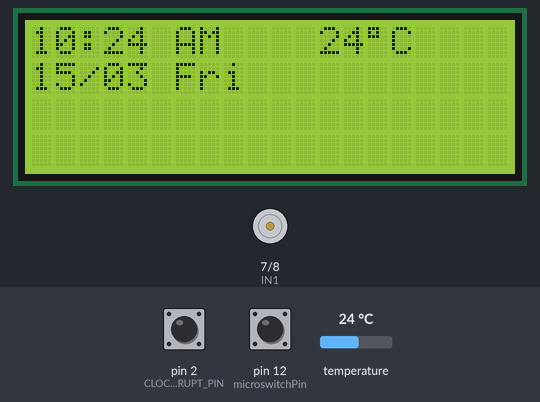
Bench run of a program on a simulated Arduino Nano, built with avr-gcc and run on an emulated ATmega328P. On the bench: 20×4 character LCD, motor-driver pin pairs drawn as motors (green arrow = first pin HIGH = forward, orange = second pin HIGH = backward, longer = more drive, scaled by the enable pin). Inputs (shaded band) come from the test bench; at power-on: pin 2 (CLOCK_INTERRUPT_PIN) HIGH, pin 12 (microswitchPin) HIGH, temperature 24 °C. The local clock reads 2024-03-15 10:24:30 at power-on unless the program sets it; the sensor or clock chip raises its interrupt line as the real part does; what the program prints to the serial monitor is not drawn.

Above: at 1.3 s.
1.4 s: pin 2 (CLOCK_INTERRUPT_PIN) pulled LOW for 2.35 s
At 30.7 s:
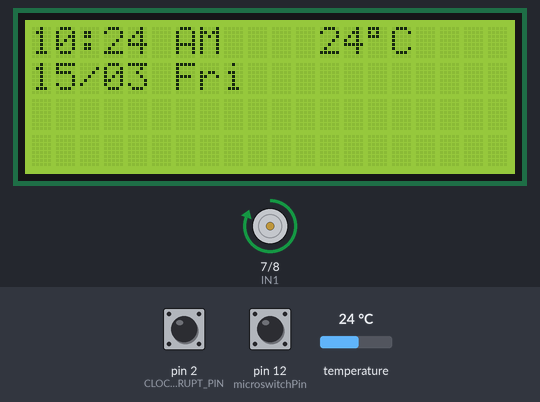
Timing chart, 0 to 31.7 s (numbered marks = the images above; inputs shaded):
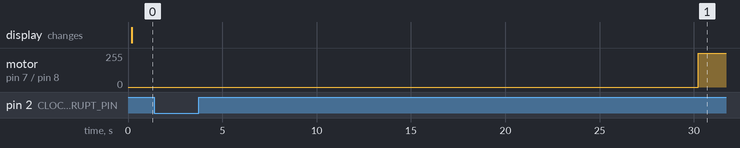

The program:

main.cpp
```cpp
#include <Arduino.h>

#include <RTClib.h>
#include <Wire.h>
#include <LiquidCrystal_I2C.h>

// function definitions (so the compiler knows they exist and doesn't freak out)
// functions can be found at bottom of file
void updateLCD();
String getTimeStr(DateTime now);
String getDateStr(DateTime now);
String getTempStr();
String AMPM(DateTime now);
String leadingZeros(String input);
void onAlarm();
void flipMinute();
void setAlarm2PerMinute();

// RTC **********************************************************
RTC_DS3231 rtc;
#define CLOCK_INTERRUPT_PIN 2
char daysOfTheWeek[7][12] = {"Sun", "Mon", "Tue", "Wed", "Thu", "Fri", "Sat"};

// LCD **********************************************************
LiquidCrystal_I2C lcd(0x27,20,4); // set the LCD address to 0x27 for a 16 chars and 2 line display

// L298N ********************************************************
#define IN1 7 // D7, direction pin 1
#define IN2 8 // D8, direction pin 2
#define ENA 6 // D6, enable pin (PWM)

// microswitch **************************************************
#define microswitchPin 12 // D12, active low
#define motorDelay 350 // F() macro means var stored in progmem instead of RAM

void setup() {
  Serial.begin(9600);

  // LCD
  lcd.init();
  lcd.backlight(); //lcd.noBacklight();
  delay(100);


  // RTC
  rtc.begin();
  rtc.disable32K();

  // RTC SQW interrupt declaration
  pinMode(CLOCK_INTERRUPT_PIN, INPUT_PULLUP);
  attachInterrupt(digitalPinToInterrupt(CLOCK_INTERRUPT_PIN), onAlarm, FALLING);

  // Reset RTC settings
  //rtc.clearAlarm(1); // wiping this alarm would clear the user-set alarm on wake
  rtc.clearAlarm(2);
  rtc.writeSqwPinMode(DS3231_OFF); // stop oscillating signals at SQW Pin otherwise setAlarm1 will fail
  //rtc.disableAlarm(1);
  //rtc.disableAlarm(2);
  setAlarm2PerMinute();

  // declare pins for L298N
  pinMode(IN1, OUTPUT);
  pinMode(IN2, OUTPUT);
  pinMode(ENA, OUTPUT);

  digitalWrite(ENA, LOW);
  digitalWrite(IN1, HIGH);
  digitalWrite(IN2, LOW);

  // declare pins for microswitch
  pinMode(microswitchPin, INPUT_PULLUP); // will go low when triggered (active low)

  updateLCD();
}

void loop() {
  // print current time to Serial mon
  char date[10] = "hh:mm:ss";
  rtc.now().toString(date);
  Serial.println(date);

  Serial.print(" SQW: "); // the value at SQW-Pin (because of pullup 1 means no alarm)
  Serial.println(digitalRead(CLOCK_INTERRUPT_PIN));

  // whether a alarm happened happened
  Serial.print(" Alarm1: ");
  Serial.println(rtc.alarmFired(2));

  // resetting SQW and alarm 2 flag
  // using setAlarm1, the next alarm could now be configured
  if(rtc.alarmFired(2)) {
    rtc.clearAlarm(2);
    Serial.println("Alarm cleared");
    flipMinute();
    updateLCD();
  }
  delay(2000);
}


/************************************************************************************
*************************************************************************************
*************************************************************************************
*************************************************************************************
*************************************************************************************/


void updateLCD() {
  lcd.clear();

  DateTime now = rtc.now();
  lcd.setCursor(0,0); // top left, same as lcd.home();
  lcd.print(getTimeStr(now));

  lcd.setCursor(0,1); // bottom left
  lcd.print(getDateStr(now));

  lcd.setCursor(12,0); // top right
  // will cause issues for temp strings that aren't 4 chars, unless this is factored in
  lcd.print(getTempStr());
  lcd.write(223); // char code for ° symbol = E0 - 1 = 223 decimal = DF
  // I think that's technically for a japanese character but not complaining
  lcd.print("C");
}


String getTimeStr(DateTime now) {

  // adding leading zeros if necessary
  String twelveHourStr = leadingZeros((String)now.twelveHour());
  String minuteStr = leadingZeros((String)now.minute());

  return twelveHourStr + ":" + minuteStr + " " + AMPM(now);
}

String getDateStr(DateTime now) {

  // adding leading zeros if necessary
  String dayStr = leadingZeros((String)now.day());
  String monthStr = leadingZeros((String)now.month());

  return dayStr + "/" + monthStr + " " + daysOfTheWeek[now.dayOfTheWeek()];
}

String getTempStr() {
  return (String)round(rtc.getTemperature());
}


String AMPM(DateTime now) {
  switch(now.isPM()) {
    case 0:
      return "AM";
      break;
    case 1:
      return "PM";
      break;
    default:
      return "ERR";
      break;
  }
}

String leadingZeros(String input) {
  // a function which takes in a string and adds a leading zero if required
  // will add leading zero if string is length 1 or 0, will not if string is any longer than that


  if(input.length() < 2) {
    return "0" + input;
  }
  else {
    return input;
  }
}


void onAlarm() {
  Serial.println("Alarm ISR triggered");
}

void flipMinute() {
  // While switch isn't triggered, make the motor spin
  // Once it is triggered, stop the motor after a delay of motorDelay milliseconds

  Serial.println("flipping minute");
  while(digitalRead(microswitchPin) == HIGH) {
    digitalWrite(ENA, HIGH);
  }
  while(digitalRead(microswitchPin) == LOW) {
    digitalWrite(ENA, HIGH);
  }

  delay(motorDelay); //keep spinning for a little after microswitch is inactive (high) again
  digitalWrite(ENA, LOW);
  Serial.println("minute flipped");
}

void setAlarm2PerMinute() {
  rtc.setAlarm2(DateTime(), DS3231_A2_PerMinute);
}
```
